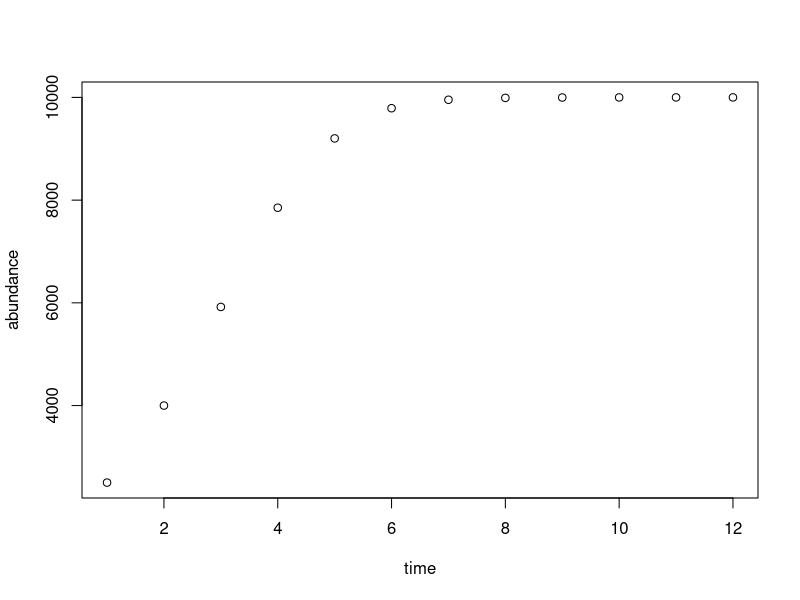
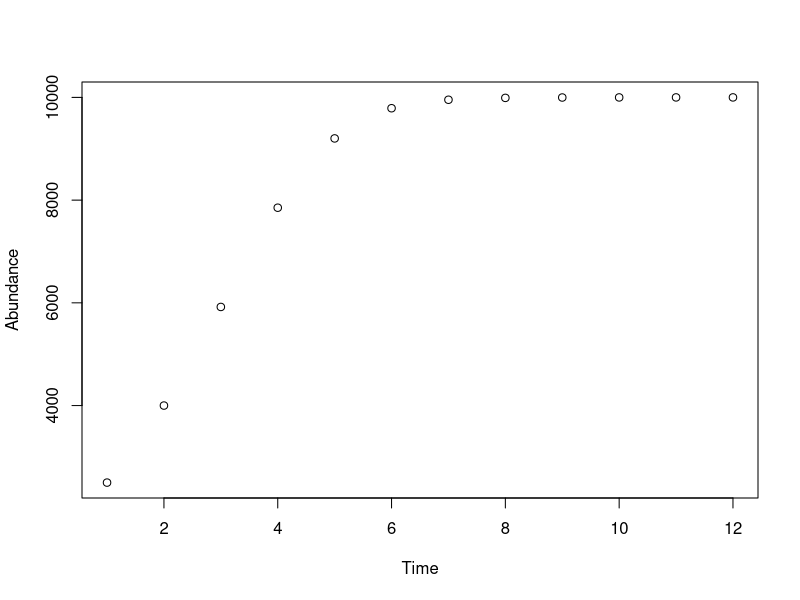
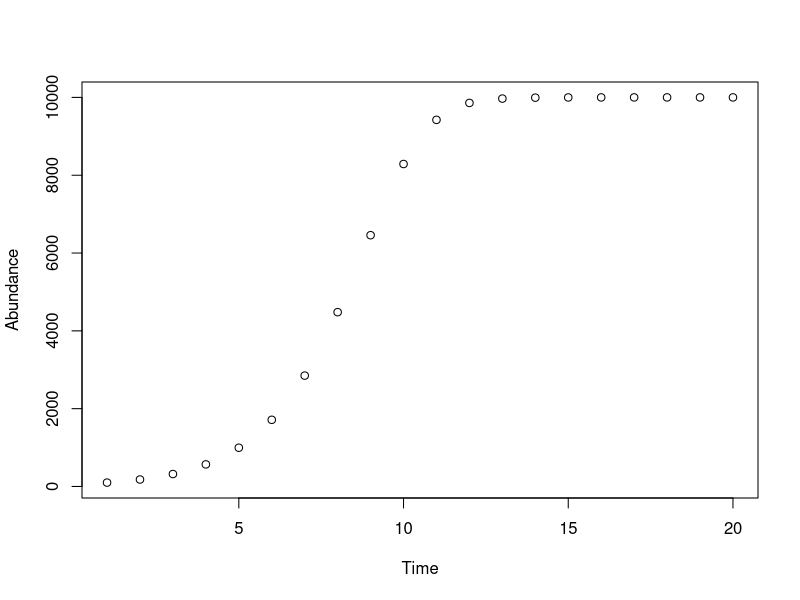
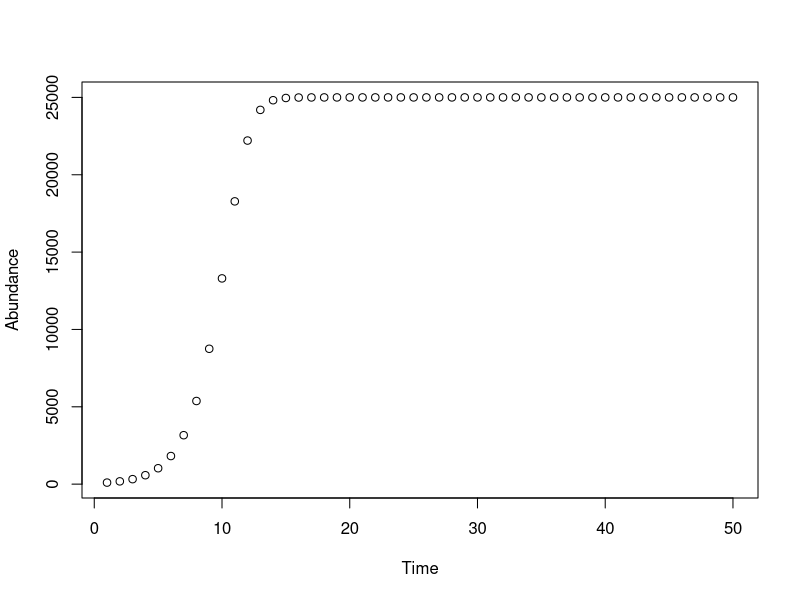
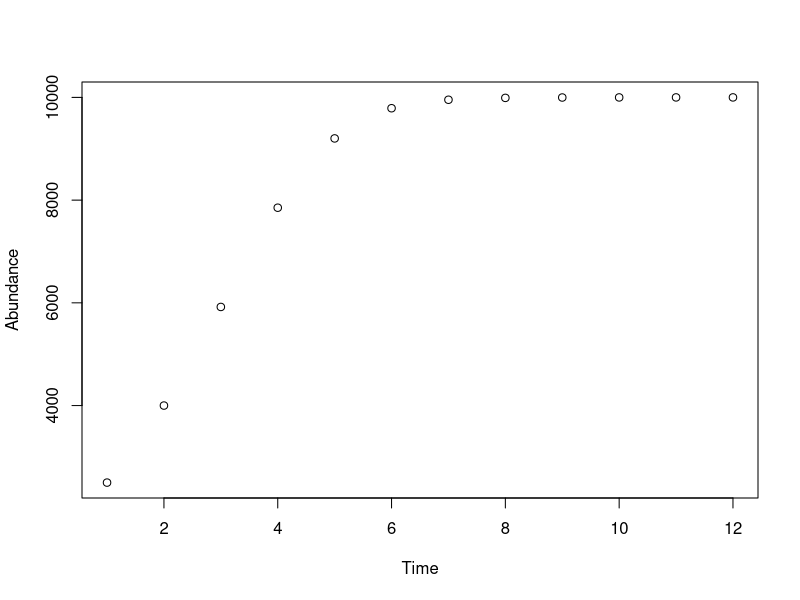

Generate these figures, in order, with R:
# Amy Barfield
# March 8, 2019

# Problem 3

#Recall code from Lab 4
#discrete-time logistic growth equation: n[t] = n[t-1] + ( r * n[t-1] * (K - n[t-1])/K )
#n[t – 1] is the abundance of the population in the previous time step, 
K <- 10000 #K is the environmental carrying capacity for the population.
r <- 0.8 #r is the intrinsic growth rate of the population
time <- (1:12)
abundance <- rep(2500,12) #where abundance[t] is the abundance of the population at time t

for (t in 2:12) {
  abundance[t] <- abundance[t-1] + ( r * abundance[t-1] * (K - abundance[t-1])/K )
}

print(abundance)

#make plot of abundance vs time
plot(time,abundance)

# Turn the logistic growth model code into a function that takes r (the intrinsic growth rate), K (the carrying capacity), the total number of generations, and the initial population size as its arguments.
# Make it create a plot of abundance over time

growthModel <- function(r, K, t, nInit) {
  n <- rep(nInit, t)
  Time <- (1:t)
  for (i in 2:t) {
    n[i] <- n[i-1] + ( r * n[i-1] * (K - n[i-1])/K )
  }
  growthData <- cbind(Time, n)
  plot(Time, n, xlab = "Time", ylab = "Abundance")
  return(growthData)
}

# part d) Calling the function with some different test runs
growthModel(0.8, 10000, 12, 2500)

growthModel(0.8, 10000, 20, 100)  

growthModel(0.8, 25000, 50, 100)


# part e) write the code to a data file
setwd("/Users/amybarfield/Grad_School/CompBio_Sp2019/CompBioLabsAndHomework/Labs/Lab08/")

results <- growthModel(0.8, 10000, 12, 2500)
colnames(results) <- c("Generations", "Abundance")

write.csv(x = results, file = "Lab08_results.csv", row.names = FALSE)
